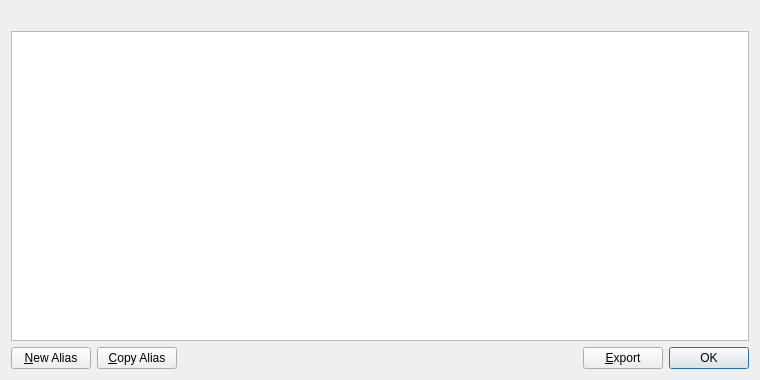
<?xml version="1.0" encoding="UTF-8"?>
<ui version="4.0">
 <class>MyAliasListPage</class>
 <widget class="QWidget" name="MyAliasListPage">
  <property name="geometry">
   <rect>
    <x>0</x>
    <y>0</y>
    <width>760</width>
    <height>380</height>
   </rect>
  </property>
  <property name="windowTitle">
   <string>My Aliases</string>
  </property>
  <layout class="QVBoxLayout" name="verticalLayout">
   <item>
    <widget class="QLabel" name="labelExplanation">
     <property name="textFormat">
      <enum>Qt::PlainText</enum>
     </property>
     <property name="wordWrap">
      <bool>true</bool>
     </property>
    </widget>
   </item>
   <item>
    <widget class="QTableView" name="tableView">
     <property name="contextMenuPolicy">
      <enum>Qt::CustomContextMenu</enum>
     </property>
     <property name="toolTip">
      <string>Double-click to edit certificate</string>
     </property>
     <property name="tabKeyNavigation">
      <bool>false</bool>
     </property>
     <property name="alternatingRowColors">
      <bool>true</bool>
     </property>
     <property name="selectionMode">
      <enum>QAbstractItemView::SingleSelection</enum>
     </property>
     <property name="selectionBehavior">
      <enum>QAbstractItemView::SelectRows</enum>
     </property>
     <property name="sortingEnabled">
      <bool>true</bool>
     </property>
     <attribute name="verticalHeaderVisible">
      <bool>false</bool>
     </attribute>
    </widget>
   </item>
   <item>
    <layout class="QHBoxLayout" name="horizontalLayout">
     <item>
      <widget class="QPushButton" name="newAlias">
       <property name="toolTip">
        <string>&lt;html&gt;&lt;head/&gt;&lt;body&gt;&lt;p&gt;Create a new alias&lt;/p&gt;&lt;/body&gt;&lt;/html&gt;</string>
       </property>
       <property name="text">
        <string>&amp;New Alias</string>
       </property>
       <property name="icon">
        <iconset resource="../bitcoin.qrc">
         <normaloff>:/icons/add</normaloff>:/icons/add</iconset>
       </property>
      </widget>
     </item>
     <item>
      <widget class="QPushButton" name="copyAlias">
       <property name="toolTip">
        <string>Copy the currently selected certificate issuer to the system clipboard</string>
       </property>
       <property name="text">
        <string>&amp;Copy Alias</string>
       </property>
       <property name="icon">
        <iconset resource="../bitcoin.qrc">
         <normaloff>:/icons/editcopy</normaloff>:/icons/editcopy</iconset>
       </property>
      </widget>
     </item>
     <item>
      <spacer name="horizontalSpacer">
       <property name="orientation">
        <enum>Qt::Horizontal</enum>
       </property>
       <property name="sizeHint" stdset="0">
        <size>
         <width>40</width>
         <height>20</height>
        </size>
       </property>
      </spacer>
     </item>
     <item>
      <widget class="QPushButton" name="exportButton">
       <property name="toolTip">
        <string>Export the data in the current tab to a file</string>
       </property>
       <property name="text">
        <string>&amp;Export</string>
       </property>
       <property name="icon">
        <iconset resource="../bitcoin.qrc">
         <normaloff>:/icons/export</normaloff>:/icons/export</iconset>
       </property>
      </widget>
     </item>
     <item>
      <widget class="QDialogButtonBox" name="buttonBox">
       <property name="sizePolicy">
        <sizepolicy hsizetype="Maximum" vsizetype="Fixed">
         <horstretch>0</horstretch>
         <verstretch>0</verstretch>
        </sizepolicy>
       </property>
       <property name="standardButtons">
        <set>QDialogButtonBox::Ok</set>
       </property>
      </widget>
     </item>
    </layout>
   </item>
  </layout>
 </widget>
 <resources>
  <include location="../bitcoin.qrc"/>
 </resources>
 <connections/>
</ui>
